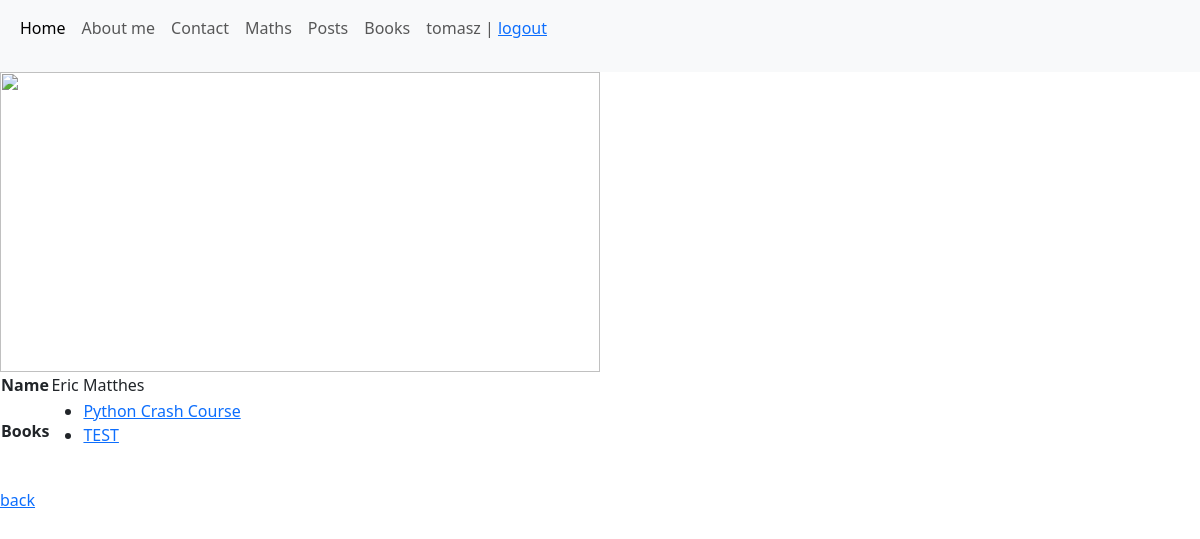
The page /books/authors/1 (signed in) on the database its author committed.
### books/models.py (models this page shows, shortened)
class Author(models.Model):
   name = models.CharField(max_length=20)
   created = models.DateTimeField(auto_now_add=True)

class Book(models.Model):
   title = models.CharField(max_length=20)
   author_id = models.ForeignKey('books.Author', on_delete=models.CASCADE, null=True, blank=True)
   image = models.ImageField(upload_to='photos/%Y/%m/%d')
   tags = models.ManyToManyField("books.Tag", related_name="books")
   created = models.DateTimeField(auto_now_add=True)

### books/views.py (the view)
# urls.py: path('authors/<int:id>', author_details, name="author"),
def author_details(request, id):
   author = Author.objects.get(id=id)
   author_books = Book.objects.filter(author_id=author.id)
   return render(
       request=request,
       template_name="books/author_details.html",
       context={"author": author, "author_books": author_books}
   )

### books/templates/books/author_details.html (shortened to what this page needs)
{% extends "main.html" %}
{% block content %}
   <table>
       <tr>
           <th>Name</th>
           <td>{{ author.name }}</td>
       </tr>
       <tr>
           <th>Books</th>
           <td>
            <ul>
                {% for b in author_books %}
                    <li><a href="{% url "books:details" b.id %}">{{ b.title }}</a></li>
                {% endfor %}
            </ul>
           </td>
       </tr>
   </table>
   <br/>
   <a href="{% url "books:authors" %}">back</a>
{% endblock %}

### templates/main.html (shortened to what this page needs)
{% load django_bootstrap5 %}
<!DOCTYPE html>
<html lang="en">
<head>
   {% load static %}
   <link rel="stylesheet" type="text/css" href="{% static 'maths/css/style.css' %}">
   {% bootstrap_css %}
</head>
<body>
    <nav class="navbar navbar-expand-lg bg-body-tertiary">
        <div class="container-fluid">
          <div class="collapse navbar-collapse" id="navbarNavAltMarkup">
            <div class="navbar-nav">
              <a class="nav-link active" aria-current="page" href="/">Home</a>
              <a class="nav-link" href="/me">About me</a>
              <a class="nav-link" href="/contact">Contact</a>
              <a class="nav-link" href="/maths">Maths</a>
              <a class="nav-link" href="/posts">Posts</a>
              <a class="nav-link" href="/books">Books</a>
              {% if user.is_authenticated %}
              <p class="nav-link">
                  {{ user.username }} | <a href="{% url 'logout' %}">logout</a>
              </p>
              {% else %}
                  <a class="nav-link" href="{% url 'login' %}">login</a>
              {% endif %}
            </div>
          </div>
        </div>
      </nav>
    <div id="content">
    <div id="header">
            <img src="{% static 'maths/img/logo.svg' %}" width="600" height="300">
    </div>
    <div id="inner-content">
        {% block content %}{% endblock %}
    </div>
    </div>
</body>
</html>

### maths/static/maths/css/style.css (style rules this page uses)
div#header { color: red; }

### rows shown on the page
Author: name "Eric Matthes"
Book: title "Python Crash Course"
Book: title "TEST"

### other values the page prints
{{ user.username }} "tomasz"
